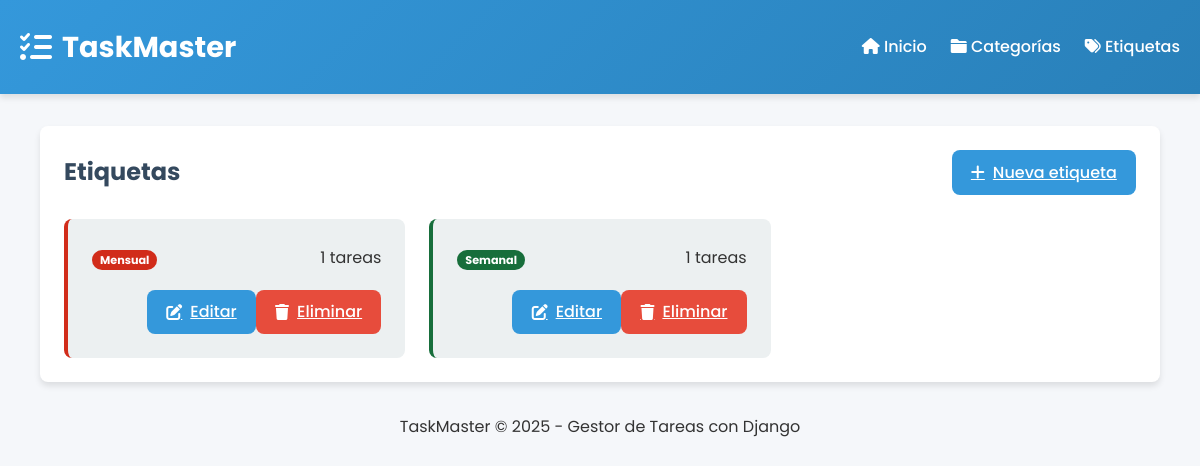
Screenshot of /tasks/etiquetas/ with the database file from the repository.
### tasks/models.py (models this page shows, shortened)
class Etiqueta(models.Model):
    nombre = models.CharField(max_length=50, unique=True)
    color = models.CharField(max_length=20, default='#2ecc71')
    class Meta:
        verbose_name = 'Etiqueta'
        verbose_name_plural = 'Etiquetas'
        ordering = ['nombre']

### tasks/views.py (the view)
# urls.py: path('etiquetas/', views.etiquetas_list, name='etiquetas'),
def etiquetas_list(request):
    etiquetas = Etiqueta.objects.all()
    context = {
        'etiquetas': etiquetas,
    }
    return render(request, 'tasks/etiquetas_list.html', context)

### tasks/templates/tasks/etiquetas_list.html (shortened to what this page needs)
{% extends 'tasks/base.html' %}
{% block content %}
<div class="container">
    <div class="content">
        <div class="content-header">
            <h2 class="content-title">Etiquetas</h2>
            <a href="{% url 'tasks:etiqueta_create' %}" class="btn btn-primary">
                <i class="fas fa-plus"></i> Nueva etiqueta
            </a>
        </div>
        {% if etiquetas %}
        <div class="tags-container">
            {% for etiqueta in etiquetas %}
            <div class="tag-card" style="border-left: 4px solid {{ etiqueta.color }}">
                <div class="tag-card-header">
                    <h3 class="tag-card-title">
                        <span class="task-tag" style="background-color: {{ etiqueta.color }}">
                            {{ etiqueta.nombre }}
                        </span>
                    </h3>
                    <span class="tag-count">{{ etiqueta.tareas.count }} tareas</span>
                </div>
                <div class="tag-card-footer">
                    <a href="{% url 'tasks:etiqueta_update' etiqueta.id %}" class="btn btn-primary btn-sm">
                        <i class="fas fa-edit"></i> Editar
                    </a>
                    <a href="{% url 'tasks:etiqueta_delete' etiqueta.id %}" class="btn btn-danger btn-sm">
                        <i class="fas fa-trash"></i> Eliminar
                    </a>
                </div>
            </div>
            {% endfor %}
        </div>
        {% endif %}
    </div>
</div>
{% endblock %}

### tasks/static/tasks/css/style.css (style rules this page uses)
:root { --primary-color: #3498db; --secondary-color: #2ecc71; --danger-color: #e74c3c; --warning-color: #f39c12; --dark-color: #34495e; --light-color: #ecf0f1; --shadow: 0 4px 6px rgba(0, 0, 0, 0.1); --border-radius: 8px; --transition: all 0.3s ease; }
* { margin: 0; padding: 0; box-sizing: border-box; }
body { font-family: 'Poppins', sans-serif; background-color: #f5f7fa; color: #333; line-height: 1.6; }
.container { max-width: 1200px; margin: 0 auto; padding: 0 20px; }
.content { background-color: white; border-radius: var(--border-radius); padding: 1.5rem; box-shadow: var(--shadow); }
.content-header { display: flex; justify-content: space-between; align-items: center; margin-bottom: 1.5rem; }
.content-title { font-size: 1.5rem; color: var(--dark-color); }
.btn { padding: 0.6rem 1.2rem; border: none; border-radius: var(--border-radius); cursor: pointer; font-weight: 500; transition: var(--transition); display: inline-flex; align-items: center; }
.btn i { margin-right: 8px; }
.btn-primary { background-color: var(--primary-color); color: white; }
.btn-danger { background-color: var(--danger-color); color: white; }
.task-tag { font-size: 0.7rem; padding: 2px 8px; border-radius: 20px; margin-right: 5px; background-color: var(--secondary-color); color: white; }
.category-grid, .tags-container { display: grid; grid-template-columns: repeat(auto-fill, minmax(300px, 1fr)); gap: 1.5rem; }
.category-card, .tag-card { background-color: var(--light-color); border-radius: var(--border-radius); padding: 1.5rem; transition: var(--transition); }
.category-card-header, .tag-card-header { display: flex; justify-content: space-between; align-items: center; margin-bottom: 1rem; }
.category-card-title, .tag-card-title { font-size: 1.2rem; color: var(--dark-color); }
.category-card-footer, .tag-card-footer { display: flex; justify-content: flex-end; }

### rows the page displays
Etiqueta: nombre "Mensual", tareas.count "1"
Etiqueta: nombre "Semanal", tareas.count "1"
